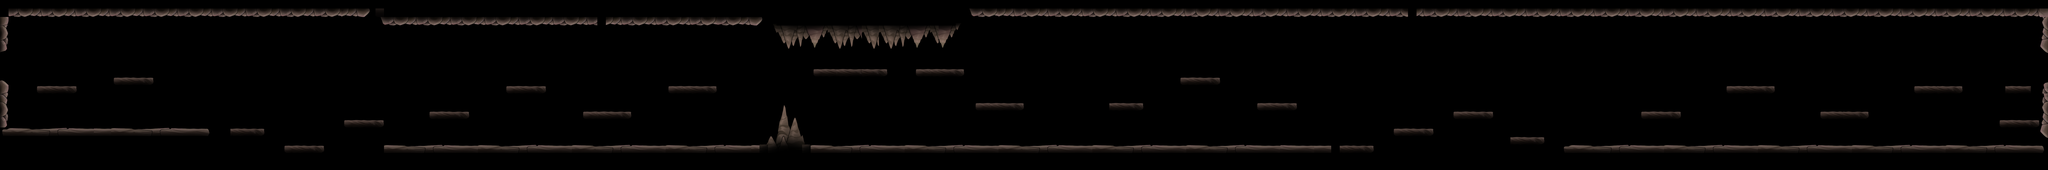

A 2D game scene composited from a Tiled map and its tileset images. What follows is a short description and the map's XML, with each tile layer's data collapsed to a summary:
An orthogonal 240x20 tile map with 64x64 px tiles, 1 tile layer (Struttura), 6 tilesets and 108 objects (88x solido, 9x Crawlid, 5x Tiktik, 5x Vengefly, start).

<map version="1.10" tiledversion="1.12.1" orientation="orthogonal" renderorder="right-down" width="240" height="20" tilewidth="64" tileheight="64" infinite="0" nextlayerid="4" nextobjectid="113">
 <tileset firstgid="1" name="Cave_Floor" tilewidth="64" tileheight="64" tilecount="1024" columns="32">
  <image source="Cave_-_Floor.png" width="2048" height="2048" />
 </tileset>
 <tileset firstgid="1025" name="Cave_Platforms" tilewidth="64" tileheight="64" tilecount="256" columns="16">
  <image source="Cave_-_Platforms.png" width="1024" height="1024" />
 </tileset>
 <tileset firstgid="1281" name="Cave_RockCombinations" tilewidth="64" tileheight="64" tilecount="1024" columns="32">
  <image source="Cave_-_RockCombinations1.png" width="2048" height="2048" />
 </tileset>
 <tileset firstgid="2305" name="Cave_SmallRocks" tilewidth="64" tileheight="64" tilecount="1024" columns="32">
  <image source="Cave_-_SmallRocks.png" width="2048" height="2048" />
 </tileset>
 <tileset firstgid="3329" name="Cave_BigRocks" tilewidth="64" tileheight="64" tilecount="512" columns="32">
  <image source="Cave_-_BigRocks1.png" width="2048" height="1024" />
 </tileset>
 <tileset firstgid="3841" name="Square_Black" tilewidth="64" tileheight="64" tilecount="64" columns="8">
  <image source="Square_-_Black.jpg" width="512" height="512" />
 </tileset>
 <layer id="1" name="Struttura" width="240" height="20">
  <data>[4800 cells, 1578 non-empty, 137 distinct tile ids]</data>
 </layer>
 <objectgroup id="2" name="Oggetti">
  <object id="1" name="start" x="-1.33333" y="508" width="64" height="64">
   <properties>
    <property name="name" value="start" />
   </properties>
  </object>
  <object id="2" name="Crawlid" x="640" y="896" width="64" height="64">
   <properties>
    <property name="name" value="Crawlid" />
   </properties>
  </object>
  <object id="3" name="Crawlid" x="1920" y="1024" width="64" height="64">
   <properties>
    <property name="name" value="Crawlid" />
   </properties>
  </object>
  <object id="4" name="Crawlid" x="3520" y="1024" width="64" height="64">
   <properties>
    <property name="name" value="Crawlid" />
   </properties>
  </object>
  <object id="5" name="Crawlid" x="5120" y="1024" width="64" height="64">
   <properties>
    <property name="name" value="Crawlid" />
   </properties>
  </object>
  <object id="6" name="Crawlid" x="6720" y="1024" width="64" height="64">
   <properties>
    <property name="name" value="Crawlid" />
   </properties>
  </object>
  <object id="7" name="Crawlid" x="8192" y="1024" width="64" height="64">
   <properties>
    <property name="name" value="Crawlid" />
   </properties>
  </object>
  <object id="8" name="Crawlid" x="9472" y="1024" width="64" height="64">
   <properties>
    <property name="name" value="Crawlid" />
   </properties>
  </object>
  <object id="9" name="Crawlid" x="10752" y="1024" width="64" height="64">
   <properties>
    <property name="name" value="Crawlid" />
   </properties>
  </object>
  <object id="10" name="Crawlid" x="13120" y="1024" width="64" height="64">
   <properties>
    <property name="name" value="Crawlid" />
   </properties>
  </object>
  <object id="11" name="Tiktik" x="1280" y="64" width="64" height="64">
   <properties>
    <property name="name" value="Tiktik" />
   </properties>
  </object>
  <object id="12" name="Tiktik" x="4480" y="64" width="64" height="64">
   <properties>
    <property name="name" value="Tiktik" />
   </properties>
  </object>
  <object id="13" name="Tiktik" x="7680" y="320" width="64" height="64">
   <properties>
    <property name="name" value="Tiktik" />
   </properties>
  </object>
  <object id="14" name="Tiktik" x="10560" y="64" width="64" height="64">
   <properties>
    <property name="name" value="Tiktik" />
   </properties>
  </object>
  <object id="15" name="Tiktik" x="14080" y="64" width="64" height="64">
   <properties>
    <property name="name" value="Tiktik" />
   </properties>
  </object>
  <object id="16" name="Vengefly" x="2240" y="640" width="64" height="64">
   <properties>
    <property name="name" value="Vengefly" />
   </properties>
  </object>
  <object id="17" name="Vengefly" x="5632" y="384" width="64" height="64">
   <properties>
    <property name="name" value="Vengefly" />
   </properties>
  </object>
  <object id="18" name="Vengefly" x="7232" y="640" width="64" height="64">
   <properties>
    <property name="name" value="Vengefly" />
   </properties>
  </object>
  <object id="19" name="Vengefly" x="10240" y="704" width="64" height="64">
   <properties>
    <property name="name" value="Vengefly" />
   </properties>
  </object>
  <object id="20" name="Vengefly" x="14720" y="512" width="64" height="64">
   <properties>
    <property name="name" value="Vengefly" />
   </properties>
  </object>
  <object id="21" name="solido" x="0" y="0" width="15360" height="64">
   <properties>
    <property name="name" value="solido" />
   </properties>
  </object>
  <object id="22" name="solido" x="0" y="64" width="64" height="64">
   <properties>
    <property name="name" value="solido" />
   </properties>
  </object>
  <object id="23" name="solido" x="64" y="64" width="15232" height="64">
   <properties>
    <property name="name" value="solido" />
   </properties>
  </object>
  <object id="24" name="solido" x="15296" y="64" width="64" height="64">
   <properties>
    <property name="name" value="solido" />
   </properties>
  </object>
  <object id="25" name="solido" x="0" y="128" width="64" height="64">
   <properties>
    <property name="name" value="solido" />
   </properties>
  </object>
  <object id="26" name="solido" x="2880" y="128" width="4352" height="64">
   <properties>
    <property name="name" value="solido" />
   </properties>
  </object>
  <object id="27" name="solido" x="15296" y="128" width="64" height="64">
   <properties>
    <property name="name" value="solido" />
   </properties>
  </object>
  <object id="28" name="solido" x="0" y="192" width="64" height="64">
   <properties>
    <property name="name" value="solido" />
   </properties>
  </object>
  <object id="29" name="solido" x="2944" y="192" width="192" height="64">
   <properties>
    <property name="name" value="solido" />
   </properties>
  </object>
  <object id="30" name="solido" x="3200" y="192" width="192" height="64">
   <properties>
    <property name="name" value="solido" />
   </properties>
  </object>
  <object id="31" name="solido" x="3456" y="192" width="192" height="64">
   <properties>
    <property name="name" value="solido" />
   </properties>
  </object>
  <object id="32" name="solido" x="3712" y="192" width="192" height="64">
   <properties>
    <property name="name" value="solido" />
   </properties>
  </object>
  <object id="33" name="solido" x="3968" y="192" width="192" height="64">
   <properties>
    <property name="name" value="solido" />
   </properties>
  </object>
  <object id="34" name="solido" x="4224" y="192" width="192" height="64">
   <properties>
    <property name="name" value="solido" />
   </properties>
  </object>
  <object id="35" name="solido" x="4480" y="192" width="192" height="64">
   <properties>
    <property name="name" value="solido" />
   </properties>
  </object>
  <object id="36" name="solido" x="4736" y="192" width="192" height="64">
   <properties>
    <property name="name" value="solido" />
   </properties>
  </object>
  <object id="37" name="solido" x="4992" y="192" width="192" height="64">
   <properties>
    <property name="name" value="solido" />
   </properties>
  </object>
  <object id="38" name="solido" x="5248" y="192" width="192" height="64">
   <properties>
    <property name="name" value="solido" />
   </properties>
  </object>
  <object id="39" name="solido" x="5504" y="192" width="192" height="64">
   <properties>
    <property name="name" value="solido" />
   </properties>
  </object>
  </objectgroup>
</map>
<!-- 69 of 108 objects omitted -->
